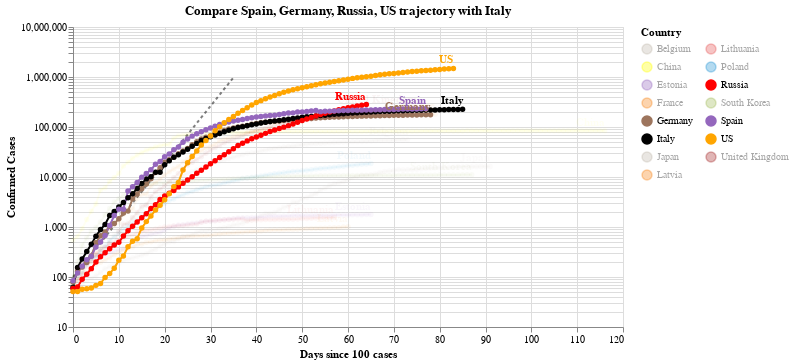

Source (notebook cell):
### Code cell
#hide_input
chart2 = make_since_chart(dff2, ['Spain', 'Germany','Russia', 'US'], baseline_countries)
chart2

### Figure 1 — Vega-Lite specification as saved in the notebook (floating-point values rounded to 4 significant figures; data arrays with more than 128 entries replaced by an {"elided": "..."} marker saying what was removed)
{"config": {"view": {"continuousWidth": 400, "continuousHeight": 300}}, "layer": [{"data": {"name": "data-628230001892d6798b50651be41d1b3e"}, "mark": {"type": "line", "color": "black", "opacity": 0.5, "strokeDash": [3, 3]}, "encoding": {"x": {"type": "quantitative", "field": "Days since 100 cases"}, "y": {"type": "quantitative", "field": "Confirmed Cases"}}}, {"data": {"name": "data-3ea7d1a2d2459a676a97e7890d9899f0"}, "mark": {"type": "line", "point": true}, "encoding": {"color": {"type": "nominal", "field": "Country", "legend": {"columns": 2}, "scale": {"domain": ["Belgium", "China", "Estonia", "France", "Germany", "Italy", "Japan", "Latvia", "Lithuania", "Poland", "Russia", "South Korea", "Spain", "US", "United Kingdom"], "range": ["#C1B7AD", "yellow", "#9467bd", "#F58518", "#9D755D", "black", "#C1B7AD", "#F58518", "#E45756", "#2495D3", "red", "#A1BA59", "#9467bd", "orange", "brown"]}}, "opacity": {"condition": {"value": 1, "selection": "selector003"}, "value": 0.05}, "tooltip": [{"type": "nominal", "field": "Country"}, {"type": "temporal", "field": "Date"}, {"type": "quantitative", "field": "Confirmed Cases"}, {"type": "quantitative", "field": "Days since 100 cases"}], "x": {"type": "quantitative", "field": "Days since 100 cases"}, "y": {"type": "quantitative", "field": "Confirmed Cases", "scale": {"type": "log"}}}, "selection": {"selector003": {"type": "multi", "fields": ["Country"], "bind": "legend", "init": [{"Country": "Spain"}, {"Country": "Germany"}, {"Country": "Russia"}, {"Country": "US"}, {"Country": "Italy"}]}}, "width": 550}, {"data": {"name": "data-3ea7d1a2d2459a676a97e7890d9899f0"}, "mark": {"type": "text", "align": "right", "dy": -8, "fontWeight": "bold"}, "encoding": {"color": {"type": "nominal", "field": "Country", "legend": {"columns": 2}, "scale": {"domain": ["Belgium", "China", "Estonia", "France", "Germany", "Italy", "Japan", "Latvia", "Lithuania", "Poland", "Russia", "South Korea", "Spain", "US", "United Kingdom"], "range": ["#C1B7AD", "yellow", "#9467bd", "#F58518", "#9D755D", "black", "#C1B7AD", "#F58518", "#E45756", "#2495D3", "red", "#A1BA59", "#9467bd", "orange", "brown"]}}, "opacity": {"condition": {"value": 1, "selection": "selector003"}, "value": 0.05}, "text": {"type": "nominal", "field": "Country"}, "tooltip": [{"type": "nominal", "field": "Country"}, {"type": "temporal", "field": "Date"}, {"type": "quantitative", "field": "Confirmed Cases"}, {"type": "quantitative", "field": "Days since 100 cases"}], "x": {"type": "quantitative", "field": "Days since 100 cases"}, "y": {"type": "quantitative", "field": "Confirmed Cases", "scale": {"type": "log"}}}, "transform": [{"filter": "(datum['Date'] >= 1589673600000)"}], "width": 550}], "title": "Compare Spain, Germany, Russia, US trajectory with Italy", "$schema": "https://vega.github.io/schema/vega-lite/v4.0.2.json", "datasets": {"data-628230001892d6798b50651be41d1b3e": [{"Days since 100 cases": 0, "Confirmed Cases": 100.0}, {"Days since 100 cases": 1, "Confirmed Cases": 130.0}, {"Days since 100 cases": 2, "Confirmed Cases": 169.0}, {"Days since 100 cases": 3, "Confirmed Cases": 219.7}, {"Days since 100 cases": 4, "Confirmed Cases": 285.6}, {"Days since 100 cases": 5, "Confirmed Cases": 371.3}, {"Days since 100 cases": 6, "Confirmed Cases": 482.7}, {"Days since 100 cases": 7, "Confirmed Cases": 627.5}, {"Days since 100 cases": 8, "Confirmed Cases": 815.7}, {"Days since 100 cases": 9, "Confirmed Cases": 1060.0}, {"Days since 100 cases": 10, "Confirmed Cases": 1379.0}, {"Days since 100 cases": 11, "Confirmed Cases": 1792.0}, {"Days since 100 cases": 12, "Confirmed Cases": 2330.0}, {"Days since 100 cases": 13, "Confirmed Cases": 3029.0}, {"Days since 100 cases": 14, "Confirmed Cases": 3937.0}, {"Days since 100 cases": 15, "Confirmed Cases": 5119.0}, {"Days since 100 cases": 16, "Confirmed Cases": 6654.0}, {"Days since 100 cases": 17, "Confirmed Cases": 8650.0}, {"Days since 100 cases": 18, "Confirmed Cases": 11250.0}, {"Days since 100 cases": 19, "Confirmed Cases": 14620.0}, {"Days since 100 cases": 20, "Confirmed Cases": 19000.0}, {"Days since 100 cases": 21, "Confirmed Cases": 24710.0}, {"Days since 100 cases": 22, "Confirmed Cases": 32120.0}, {"Days since 100 cases": 23, "Confirmed Cases": 41750.0}, {"Days since 100 cases": 24, "Confirmed Cases": 54280.0}, {"Days since 100 cases": 25, "Confirmed Cases": 70560.0}, {"Days since 100 cases": 26, "Confirmed Cases": 91730.0}, {"Days since 100 cases": 27, "Confirmed Cases": 119300.0}, {"Days since 100 cases": 28, "Confirmed Cases": 155000.0}, {"Days since 100 cases": 29, "Confirmed Cases": 201500.0}, {"Days since 100 cases": 30, "Confirmed Cases": 262000.0}, {"Days since 100 cases": 31, "Confirmed Cases": 340600.0}, {"Days since 100 cases": 32, "Confirmed Cases": 442800.0}, {"Days since 100 cases": 33, "Confirmed Cases": 575600.0}, {"Days since 100 cases": 34, "Confirmed Cases": 748300.0}, {"Days since 100 cases": 35, "Confirmed Cases": 972800.0}], "data-3ea7d1a2d2459a676a97e7890d9899f0": {"elided": "1170 records"}}}
